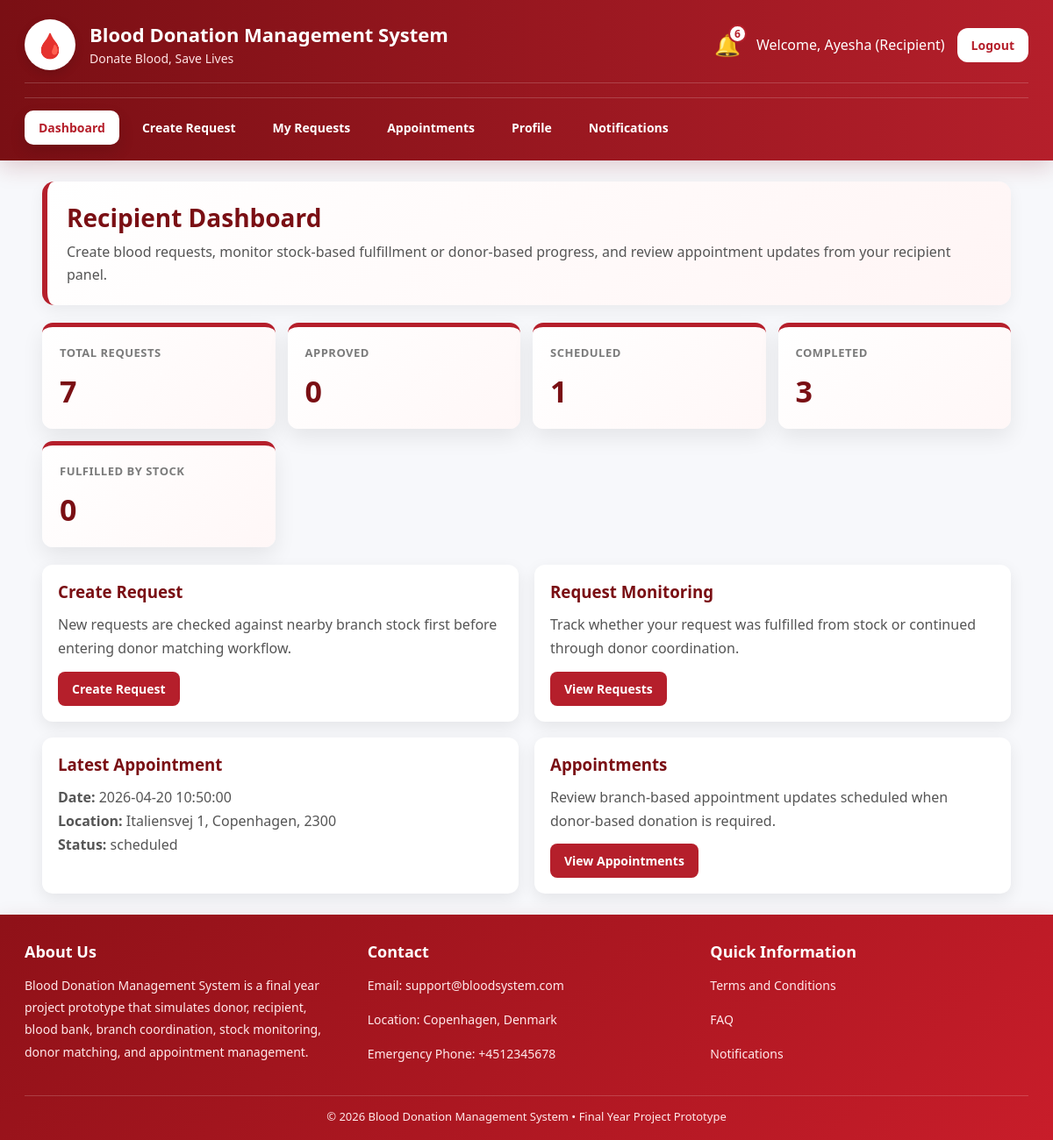
Screenshot of /dashboard/recipient_dashboard.php (signed in) with the database file from the repository.
### tables this page shows
CREATE TABLE `appointments` (
  `id` int(11) NOT NULL,
  `request_id` int(11) NOT NULL,
  `donor_id` int(11) NOT NULL,
  `recipient_id` int(11) NOT NULL,
  `blood_bank_id` int(11) NOT NULL,
  `appointment_date` datetime NOT NULL,
  `appointment_location` varchar(255) NOT NULL,
  `appointment_address` varchar(255) DEFAULT NULL,
  `appointment_city` varchar(100) DEFAULT NULL,
  `appointment_zipcode` varchar(20) DEFAULT NULL,
  `notes` text DEFAULT NULL,
  `status` enum('scheduled','confirmed','declined','completed','cancelled') DEFAULT 'scheduled',
  `created_at` timestamp NOT NULL DEFAULT current_timestamp(),
  `branch_id` int(11) DEFAULT NULL,
  `appointment_type` enum('request_based','stock_donation') DEFAULT 'request_based'
);

### functions/network_helper.php (called while the page is built, shortened)
<?php
function getSystemName(){
    return 'Blood Donation Management System';
}
function getSystemTagline(){
    return 'Donate Blood, Save Lives';
}
function renderFooterTitle(){
    return 'Blood Donation Management System';
}
function renderFooterDescription(){
    return 'Blood Donation Management System is a final year project prototype that simulates donor, recipient, blood bank, branch coordination, stock monitoring, donor matching, and appointment management.';
}
?>

### dashboard/recipient_dashboard.php (the view, shortened to what this page needs)
<?php
include '../config/db.php';
include '../functions/network_helper.php';
$recipient_id = $_SESSION['user_id'];
$notif_stmt = mysqli_prepare($conn, "SELECT COUNT(*) AS total FROM notifications WHERE user_id = ? AND is_read = 0");
mysqli_stmt_bind_param($notif_stmt, "i", $recipient_id);
mysqli_stmt_execute($notif_stmt);
$notif_result = mysqli_stmt_get_result($notif_stmt);
$notif_data = mysqli_fetch_assoc($notif_result);
$notif_count = $notif_data['total'];
$total_requests = mysqli_fetch_assoc(mysqli_query($conn, "SELECT COUNT(*) AS total FROM blood_requests WHERE recipient_id = $recipient_id"))['total'];
$approved_requests = mysqli_fetch_assoc(mysqli_query($conn, "SELECT COUNT(*) AS total FROM blood_requests WHERE recipient_id = $recipient_id AND status = 'approved'"))['total'];
$scheduled_requests = mysqli_fetch_assoc(mysqli_query($conn, "SELECT COUNT(*) AS total FROM blood_requests WHERE recipient_id = $recipient_id AND status = 'scheduled'"))['total'];
$completed_requests = mysqli_fetch_assoc(mysqli_query($conn, "SELECT COUNT(*) AS total FROM blood_requests WHERE recipient_id = $recipient_id AND status = 'completed'"))['total'];
$stock_fulfilled = mysqli_fetch_assoc(mysqli_query($conn, "SELECT COUNT(*) AS total FROM blood_requests WHERE recipient_id = $recipient_id AND fulfillment_source = 'stock'"))['total'];
$appointment_stmt = mysqli_prepare($conn, "
    SELECT a.*
    FROM appointments a
    JOIN blood_requests r ON a.request_id = r.id
    WHERE r.recipient_id = ?
    ORDER BY a.appointment_date DESC
    LIMIT 1
");
mysqli_stmt_bind_param($appointment_stmt, "i", $recipient_id);
mysqli_stmt_execute($appointment_stmt);
$appointment_result = mysqli_stmt_get_result($appointment_stmt);
$latest_appointment = mysqli_fetch_assoc($appointment_result);
?>
<!DOCTYPE html>
<html>
<head>
    <link rel="stylesheet" href="assets/style.css">
</head>
<body>
<div class="topbar topbar-full">
    <div class="container">
        <div class="topbar-header">
            <div class="topbar-left">
                <div class="logo">🩸</div>
                <div class="brand-text">
                    <h2><?php echo htmlspecialchars(getSystemName()); ?></h2>
                    <p><?php echo htmlspecialchars(getSystemTagline()); ?></p>
                </div>
            </div>
            <div class="topbar-right">
                <a href="notifications.php" class="notify" title="Notifications">
                    🔔
                    <span class="notify-badge"><?php echo $notif_count; ?></span>
                </a>
                <span>Welcome, <?php echo htmlspecialchars($_SESSION['name']); ?> (Recipient)</span>
                <a class="btn btn-logout" href="../auth/logout.php">Logout</a>
            </div>
        </div>
        <div class="topbar-menu">
            <a href="recipient_dashboard.php" class="active">Dashboard</a>
            <a href="create_request.php">Create Request</a>
            <a href="recipient_requests.php">My Requests</a>
            <a href="recipient_appointments.php">Appointments</a>
            <a href="recipient_profile.php">Profile</a>
            <a href="notifications.php">Notifications</a>
        </div>
    </div>
</div>
<div class="container">
    <div class="hero">
        <h1>Recipient Dashboard</h1>
        <p>Create blood requests, monitor stock-based fulfillment or donor-based progress, and review appointment updates from your recipient panel.</p>
    </div>
    <div class="stats">
        <a class="stat-link-card" href="recipient_requests.php">
            <div class="stat-card">
                <div class="stat-title">Total Requests</div>
                <div class="stat-value"><?php echo $total_requests; ?></div>
            </div>
        </a>
        <a class="stat-link-card" href="recipient_requests.php">
            <div class="stat-card">
                <div class="stat-title">Approved</div>
                <div class="stat-value"><?php echo $approved_requests; ?></div>
            </div>
        </a>
        <a class="stat-link-card" href="recipient_appointments.php">
            <div class="stat-card">
                <div class="stat-title">Scheduled</div>
                <div class="stat-value"><?php echo $scheduled_requests; ?></div>
            </div>
        </a>
        <a class="stat-link-card" href="recipient_requests.php">
            <div class="stat-card">
                <div class="stat-title">Completed</div>
                <div class="stat-value"><?php echo $completed_requests; ?></div>
            </div>
        </a>
        <a class="stat-link-card" href="recipient_requests.php">
            <div class="stat-card">
                <div class="stat-title">Fulfilled by Stock</div>
                <div class="stat-value"><?php echo $stock_fulfilled; ?></div>
            </div>
        </a>
    </div>
    <div class="summary-grid">
        <div class="summary-card">
            <h3>Create Request</h3>
            <p>New requests are checked against nearby branch stock first before entering donor matching workflow.</p>
            <a class="btn btn-primary" href="create_request.php">Create Request</a>
        </div>
        <div class="summary-card">
            <h3>Request Monitoring</h3>
            <p>Track whether your request was fulfilled from stock or continued through donor coordination.</p>
            <a class="btn btn-primary" href="recipient_requests.php">View Requests</a>
        </div>
        <div class="summary-card">
            <h3>Latest Appointment</h3>
            <?php if($latest_appointment){ ?>
                <p>
                    <strong>Date:</strong> <?php echo htmlspecialchars($latest_appointment['appointment_date']); ?><br>
                    <strong>Location:</strong> <?php echo htmlspecialchars($latest_appointment['appointment_location']); ?><br>
                    <strong>Status:</strong> <?php echo htmlspecialchars($latest_appointment['status']); ?>
                </p>
            <?php } else { ?>
                <p>No appointment updates available yet.</p>
            <?php } ?>
        </div>
        <div class="summary-card">
            <h3>Appointments</h3>
            <p>Review branch-based appointment updates scheduled when donor-based donation is required.</p>
            <a class="btn btn-primary" href="recipient_appointments.php">View Appointments</a>
        </div>
    </div>
</div>
<div class="site-footer site-footer-full">
    <div class="container">
        <div class="footer-grid">
            <div class="footer-col">
                <h4>About Us</h4>
                <p><?php echo htmlspecialchars(renderFooterDescription()); ?></p>
            </div>
            <div class="footer-col">
                <h4>Contact</h4>
                <p>Email: support@bloodsystem.com</p>
                <p>Location: Copenhagen, Denmark</p>
                <p>Emergency Phone: +4512345678</p>
            </div>
            <div class="footer-col">
                <h4>Quick Information</h4>
                <p><a href="terms.php">Terms and Conditions</a></p>
                <p><a href="faq.php">FAQ</a></p>
                <p><a href="notifications.php">Notifications</a></p>
            </div>
        </div>
        <div class="footer-bottom">
            © 2026 <?php echo htmlspecialchars(renderFooterTitle()); ?> • Final Year Project Prototype
        </div>
    </div>
</div>
</body>
</html>

### rows the page displays
appointments: appointment_date "2026-04-20 10:50:00", appointment_location "Italiensvej 1, Copenhagen, 2300", status "scheduled"

### other values shown
getSystemName() "Blood Donation Management System"
getSystemTagline() "Donate Blood, Save Lives"
$notif_count "6"
$_SESSION['name'] "Ayesha"
$total_requests "7"
$approved_requests "0"
$scheduled_requests "1"
$completed_requests "3"
$stock_fulfilled "0"
renderFooterDescription() "Blood Donation Management System is a final year project prototype that simulates donor, recipient, blood bank, branch coordination, stock monitoring, donor matching, and appointment management."
renderFooterTitle() "Blood Donation Management System"
